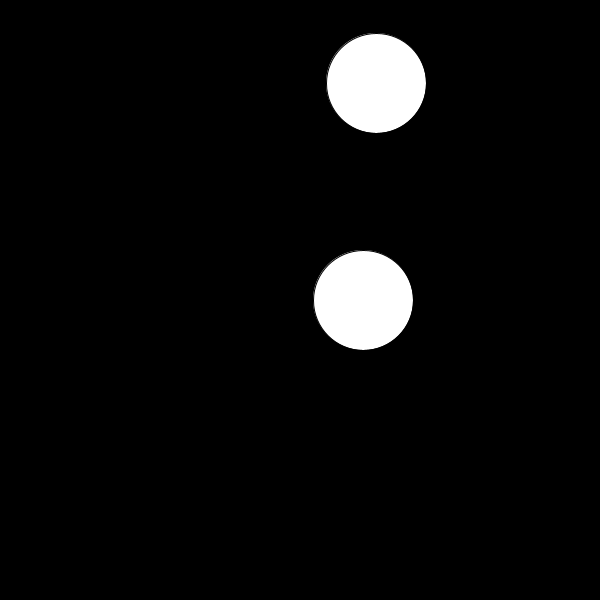
Frame 1 (no input)
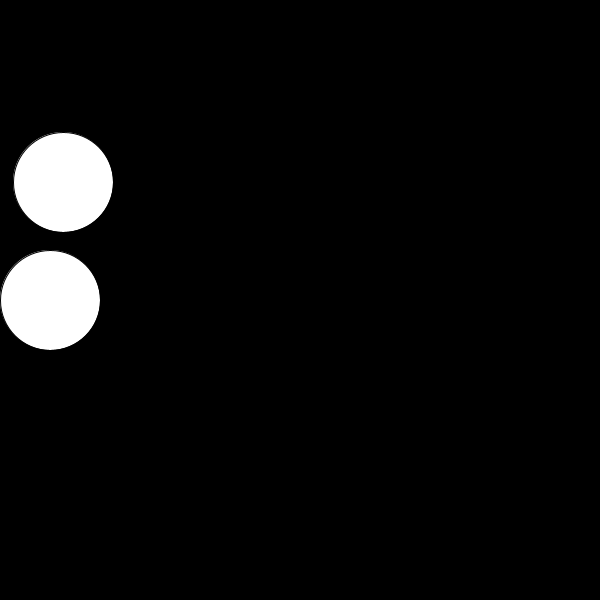
Frame 60 (the mouse pressed at the canvas centre just before this capture)
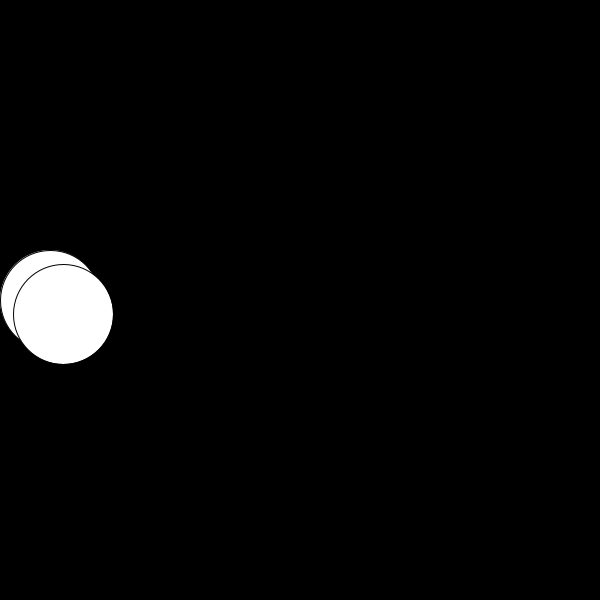
Frame 120 (the mouse held since frame 60 and released just before this capture)

The Processing sketch that drew these frames (run headless with seeded random() and noise(); from frame 60 on, the mouse is pressed at the canvas centre):

// Processing sketch: processing_29869
// ── processing_29869.pde

float x;
float y;
float xspeed;
float yspeed;


void setup(){

smooth();  
size(600, 600);
x = 50.0;
xspeed = 313.0;

y = 50.0;
yspeed = 33.0;

}

void draw()
{
  
  background(0);
  x = x + xspeed;
  
  if( (x >= width-50) || (x <= 50) )
  {
    xspeed = xspeed * -1;
  }
  
  ellipse(x, height/2, 100,100);

  y = y + yspeed;
  
  if( (y >= height-50) || (y <= 50) )
  {
    yspeed = yspeed * -1;
  }
  
  ellipse(x + 13, y, 100,100);
  
}
